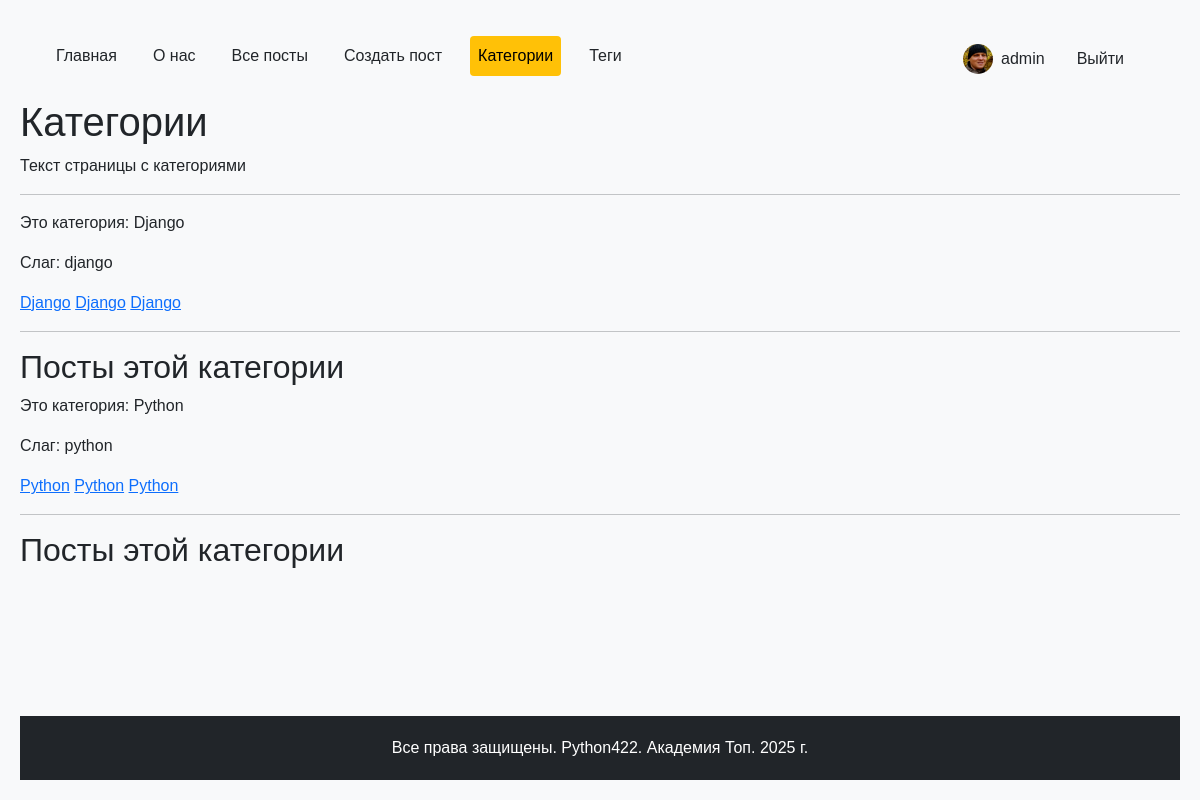
The app's page /posts/categories/ (signed in) with its own data.
### users_app/models.py (models this page shows, shortened)
class CustomUser(AbstractUser):
    avatar = models.ImageField(
        upload_to='users/avatars/%Y/%m/%d/',
        blank=True,
        null=True,
        verbose_name='Аватар'
    )
    github_id = models.CharField(
        max_length=50,
        blank=True,
        null=True,
        verbose_name='GitHub ID'
    )
    vk_id = models.CharField(
        max_length=50,
        blank=True,
        null=True,
        verbose_name='VK ID'
    )
    telegram_id = models.CharField(
        max_length=50,
        blank=True,
        null=True,
        verbose_name='Telegram ID'
    )
    birth_date = models.DateField(
        blank=True,
        null=True,
        verbose_name='Дата рождения'
    )
    bio = models.TextField(
        max_length=1000,
        blank=True,
        verbose_name='О себе'
    )
    class Meta:
        verbose_name = 'Пользователь'
        verbose_name_plural = 'Пользователи'

### python_blog/models.py (models this page shows, shortened)
class Category(models.Model):
    name = models.CharField(max_length=200, verbose_name="Название")
    slug = models.SlugField(max_length=250, unique=True, verbose_name="Слаг")
    description = models.TextField(
        blank=True, null=True, default="Без описания", verbose_name="Описание"
    )
    def get_absolute_url(self):
        return reverse("blog:category_detail", args=[self.slug])
    class Meta:
        verbose_name = "Категория"
        verbose_name_plural = "Категории"
        ordering = ["name"]

### python_blog/views.py (the view)
# urls.py: path('categories/', catalog_categories, name='categories'),
def catalog_categories(request):
    CATEGORIES = Category.objects.all()
    context = {
        "title": "Категории",
        "text": "Текст страницы с категориями",
        "categories": CATEGORIES,
    }
    return render(request, "python_blog/catalog_categories.html", context)

### python_blog/context_processors.py (called while the page is built)
def menu_items(request):
    menu = [
    {"title": "Главная", "url_name": "main"},
    {"title": "О нас", "url_name": "about"},
    {"title": "Все посты", "url_name": "blog:posts"},
    {"title": "Создать пост", "url_name": "blog:post_create"},
    {"title": "Категории", "url_name": "blog:categories"},
    {"title": "Теги", "url_name": "blog:tags"},
]
    current_url_name = request.resolver_match.view_name
    for item in menu:
        item['is_active'] = current_url_name == item['url_name']
    return {'menu_items': menu}

### users_app/context_processors.py (called while the page is built)
def profile_menu_items(request):
    menu = [
        {
            "title": "Информация",
            "url_name": "users:profile_detail",
            "icon": "bi-person-circle"
        },
        {
            "title": "Редактировать профиль",
            "url_name": "users:profile_edit",
            "icon": "bi-pencil-square"
        },
        {
            "title": "Сменить пароль",
            "url_name": "users:profile_password",
            "icon": "bi-key"
        },
    ]
    if request.resolver_match:
        current_url_name = request.resolver_match.url_name
        for item in menu:
            item['is_active'] = current_url_name == item['url_name']
    return {'profile_menu_items': menu}

### python_blog/templates/python_blog/catalog_categories.html (shortened to what this page needs)
{% extends "base.html" %}
{% block content %}
    <h1>{{ title }}</h1>
    <p>{{ text }}</p>
    <hr>
    {% for category in categories %}
    <p>Это категория: {{ category.name }}</p>
    <p>Слаг: {{ category.slug }}</p>
    <a href="{{ category.slug }}">{{ category.name }}</a>
    <a href="{% url "blog:category_detail" category.slug  %}">{{ category.name }}</a>
    <a href="{{ category.get_absolute_url }}">{{ category.name }}</a>
    <hr>
    <h2>Посты этой категории</h2>
    {% endfor %}
    {% endblock %}

### templates/menu_include.html (shortened to what this page needs)
<nav class="navbar navbar-expand-md">
    <div class="container-fluid">
        <div class="collapse navbar-collapse" id="navbarNav">
            <ul class="navbar-nav">
                {% for item in menu_items %}
                    <li class="nav-item">
                        <a class="nav-link {% if item.is_active %}active{% endif %}"
                           href="{% url item.url_name %}">
                            {{ item.title }}
                        </a>
                    </li>
                {% endfor %}
                <li class="nav-item ms-md-auto">
                    {% if user.is_authenticated %}
                        <div class="d-flex align-items-center">
                            <a href="{% url 'users:profile_detail' pk=user.pk %}" class="nav-link d-flex align-items-center me-3">
                                {% if user.avatar %}
                                    <img src="{{ user.avatar.url }}"
                                         class="rounded-circle me-2"
                                         alt="Аватар"
                                         style="width: 30px; height: 30px; object-fit: cover;">
                                {% else %}
                                    <div class="rounded-circle bg-dark d-flex align-items-center justify-content-center me-2"
                                         style="width: 30px; height: 30px;">
                                        <i class="bi bi-person-fill text-warning" style="font-size: 1.2rem;"></i>
                                    </div>
                                {% endif %}
                                {{user.username}}
                            </a>
                            <form action="{% url 'users:logout' %}" method="POST" class="d-inline">
                                <button type="submit" class="btn nav-link">Выйти</button>
                            </form>
                        </div>
                    {% else %}
                        <div class="d-flex">
                            <a href="{% url 'users:register' %}" class="nav-link me-3">Регистрация</a>
                            <span class="nav-link me-3">|</span>
                            <a href="{% url 'users:login' %}" class="nav-link">Вход</a>
                        </div>
                    {% endif %}
                </li>
            </ul>
        </div>
    </div>
</nav>

### static/css/main.css (style rules this page uses)
body { min-height: 100vh; display: flex; flex-direction: column; margin: 0; padding: 20px; background-color: #f8f9fa; font-family: Arial, sans-serif; }
nav ul { list-style: none; padding: 0; }
nav ul li { display: inline; margin-right: 20px; }
nav ul li a { color: #212529; text-decoration: none; }
.navbar { background-color: #f8f9fa; padding: 1rem; }
.navbar-nav { width: 100%; }
.nav-link { color: #212529; text-decoration: none; padding: 0.5rem 1rem; }
.active { color: #000000; background-color: #ffc107; padding: 8px 16px; border-radius: 4px; text-decoration: none; }
.nav-link.active { color: #000000; background-color: #ffc107; border-radius: 4px; }

### records on screen
CustomUser: avatar (picture), username "admin"
Category: name "Django", slug "django"
Category: name "Python", slug "python"

### other values on screen
{{ item.title }} "Главная" "О нас" "Все посты" "Создать пост" "Категории" "Теги"
{{ title }} "Категории"
{{ text }} "Текст страницы с категориями"
